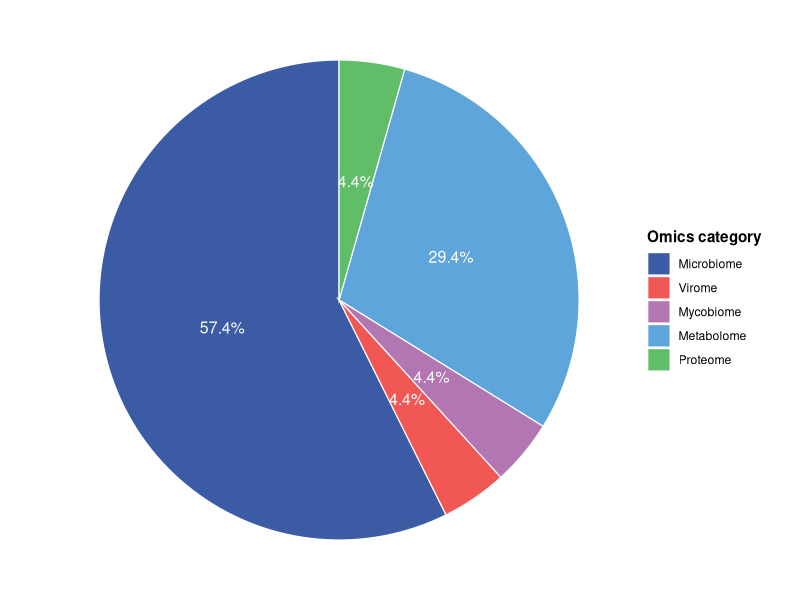
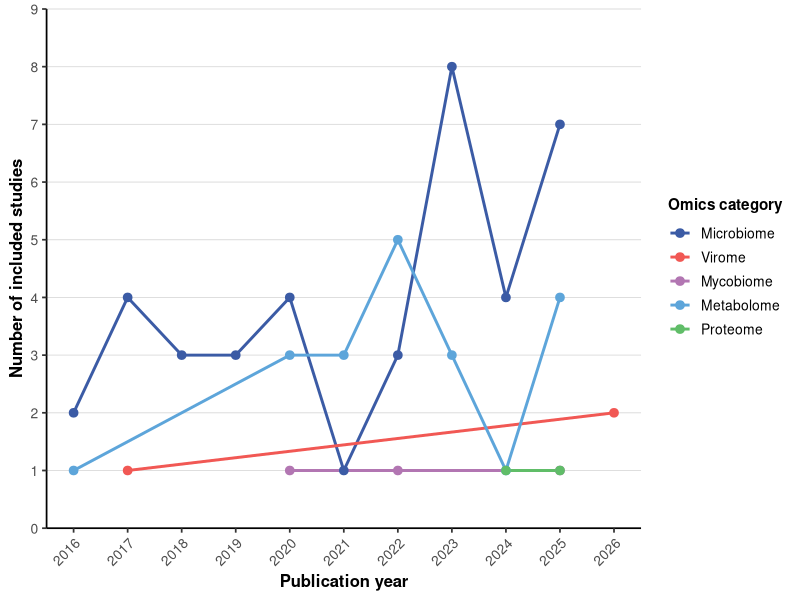
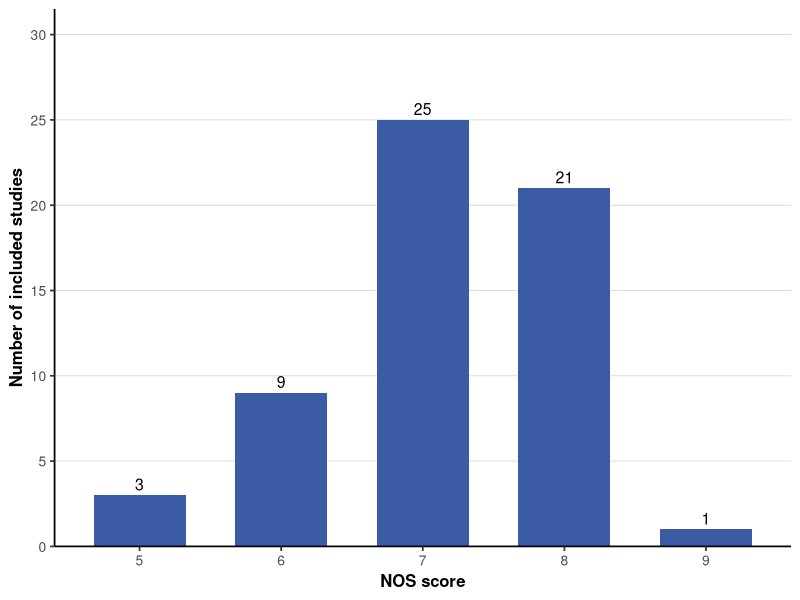
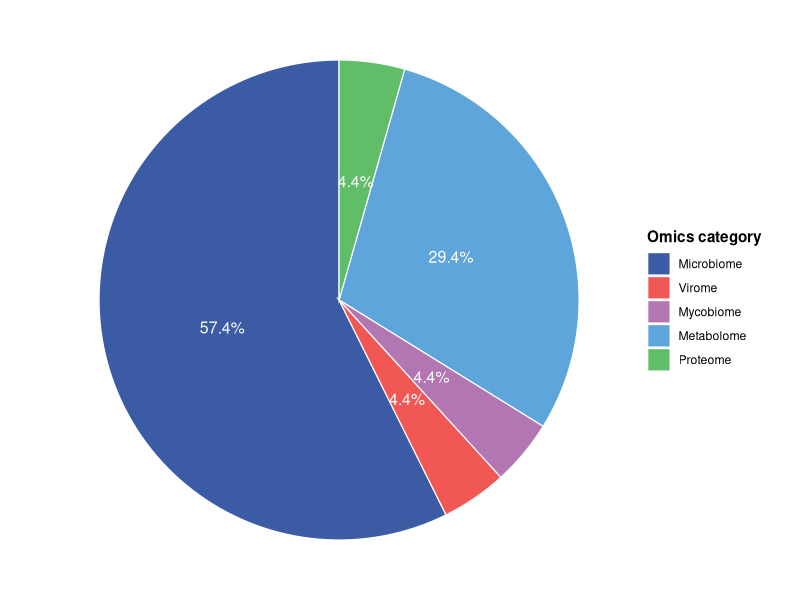
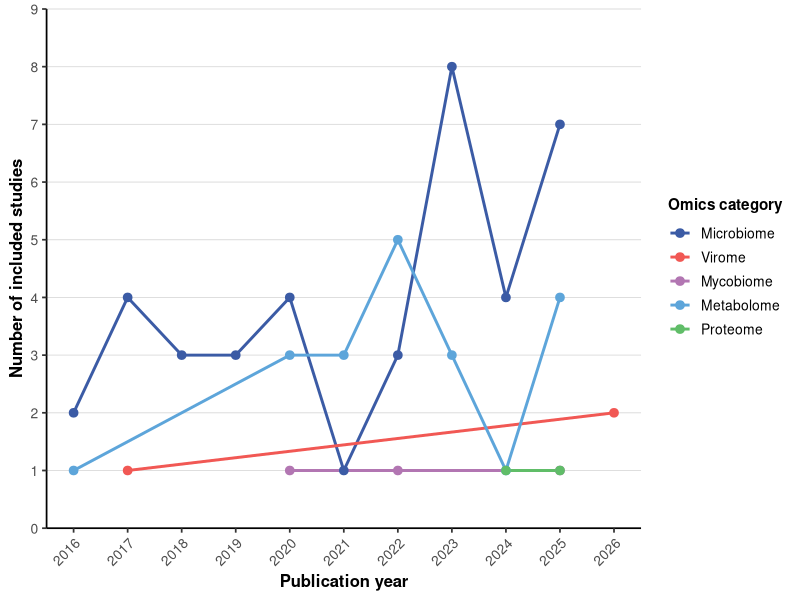
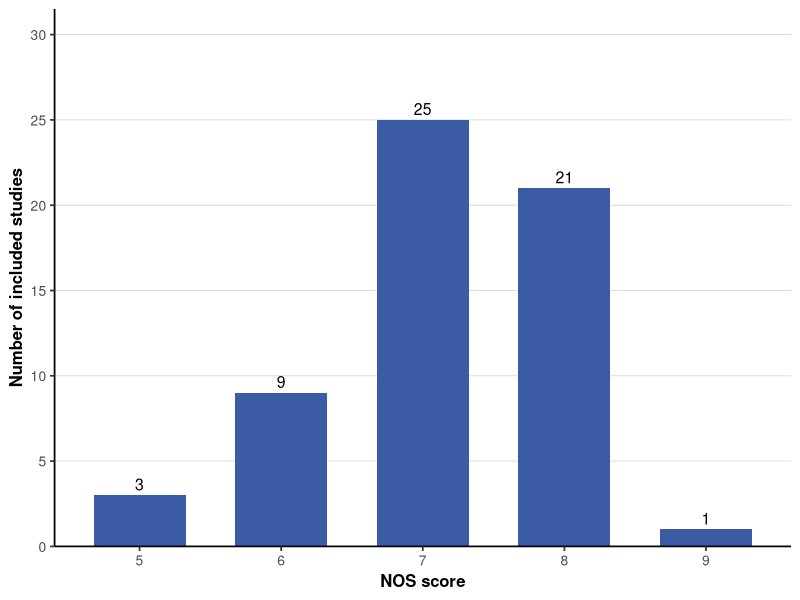

Here is the R script that generated these plots, in order:
## ---- chunk 1
library(tidyverse)
library(ggplot2)
## ---- chunk 2
# Data mirrors Supplement Table 1
# (68 entries; 7 cross-listings; 61 unique studies)
data <- tibble::tribble(
  ~Category,     ~NOS, ~Year,
  "Microbiome",  7,    2020,
  "Microbiome",  8,    2020,
  "Microbiome",  7,    2018,
  "Microbiome",  8,    2023,
  "Microbiome",  7,    2019,
  "Microbiome",  8,    2017,
  "Microbiome",  7,    2017,
  "Microbiome",  8,    2019,
  "Microbiome",  8,    2017,
  "Microbiome",  7,    2021,
  "Microbiome",  6,    2023,
  "Microbiome",  8,    2022,
  "Microbiome",  7,    2023,
  "Microbiome",  7,    2024,
  "Microbiome",  7,    2020,
  "Microbiome",  NA,   2024,
  "Microbiome",  7,    2023,
  "Microbiome",  8,    2016,
  "Microbiome",  NA,   2020,
  "Microbiome",  8,    2018,
  "Microbiome",  NA,   2025,
  "Microbiome",  7,    2024,
  "Microbiome",  7,    2016,
  "Microbiome",  7,    2019,
  "Microbiome",  8,    2018,
  "Microbiome",  8,    2023,
  "Microbiome",  8,    2024,
  "Microbiome",  8,    2022,
  "Microbiome",  7,    2025,
  "Microbiome",  8,    2023,
  "Microbiome",  6,    2025,
  "Microbiome",  7,    2022,
  "Microbiome",  8,    2025,
  "Microbiome",  8,    2025,
  "Microbiome",  8,    2025,
  "Microbiome",  7,    2025,
  "Microbiome",  7,    2023,
  "Microbiome",  8,    2017,
  "Microbiome",  8,    2023,
  "Virome",      5,    2017,
  "Virome",      5,    2026,
  "Virome",      5,    2026,
  "Mycobiome",   7,    2020,
  "Mycobiome",   8,    2022,
  "Mycobiome",   9,    2025,
  "Metabolome",  7,    2022,
  "Metabolome",  6,    2020,
  "Metabolome",  6,    2021,
  "Metabolome",  7,    2022,
  "Metabolome",  6,    2022,
  "Metabolome",  6,    2016,
  "Metabolome",  7,    2024,
  "Metabolome",  6,    2023,
  "Metabolome",  8,    2021,
  "Metabolome",  7,    2020,
  "Metabolome",  7,    2022,
  "Metabolome",  7,    2022,
  "Metabolome",  8,    2023,
  "Metabolome",  6,    2020,
  "Metabolome",  7,    2025,
  "Metabolome",  NA,   2025,
  "Metabolome",  NA,   2025,
  "Metabolome",  NA,   2025,
  "Metabolome",  NA,   2023,
  "Metabolome",  NA,   2021,
  "Proteome",    7,    2024,
  "Proteome",    6,    2025,
  "Proteome",    NA,   NA       # entry #68 is a pre-print, year not encoded
)

cat_levels <- c("Microbiome", "Virome", "Mycobiome", "Metabolome", "Proteome")
cat_colors <- c(
  "Microbiome" = "#3B5BA5",
  "Virome"     = "#F15854",
  "Mycobiome"  = "#B276B2",
  "Metabolome" = "#5DA5DA",
  "Proteome"   = "#60BD68"
)

out_dir <- "figures"
if (!dir.exists(out_dir)) dir.create(out_dir, recursive = TRUE)
## ---- chunk 3
# Pie chart: proportion of papers across sections 3.2-3.6
pie_plot <- data %>%
  filter(!is.na(Category)) %>%
  dplyr::count(Category) %>%
  mutate(
    pct   = round(n / sum(n) * 100, 1),
    label = paste0(pct, "%"),
    Category = factor(Category, levels = cat_levels)
  ) %>%
  ggplot(aes(x = "", y = n, fill = Category)) +
  geom_bar(stat = "identity", width = 1, color = "white", linewidth = 0.4) +
  coord_polar(theta = "y") +
  geom_text(
    aes(label = label),
    position = position_stack(vjust = 0.5),
    size = 4,
    color = "white"
  ) +
  scale_fill_manual(values = cat_colors) +
  labs(
    title = NULL,
    fill = "Omics category"
  ) +
  theme_void() +
  theme(
    plot.title   = element_text(hjust = 0.5, face = "bold"),
    legend.position = "right",
    legend.title = element_text(face = "bold")
  )

pie_plot
ggsave(file.path(out_dir, "pie.pdf"), pie_plot, width = 8, height = 6)
## ---- chunk 4
# Yearly publication trends by section
plot_data <- data %>%
  filter(!is.na(Category), !is.na(Year)) %>%
  mutate(Omics = factor(Category, levels = cat_levels)) %>%
  dplyr::count(Omics, Year)

trend_plot <- ggplot(plot_data, aes(x = Year, y = n, color = Omics, group = Omics)) +
  geom_line(linewidth = 1.0) +
  geom_point(size = 2.6) +
  scale_color_manual(values = cat_colors) +
  scale_x_continuous(
    breaks = seq(min(plot_data$Year), max(plot_data$Year), by = 1)
  ) +
  scale_y_continuous(
    limits = c(0, max(plot_data$n) + 1),
    breaks = seq(0, max(plot_data$n) + 1, by = 1),
    expand = expansion(mult = c(0, 0))
  ) +
  labs(
    title = NULL,
    x = "Publication year",
    y = "Number of included studies",
    color = "Omics category"
  ) +
  theme_classic(base_size = 13) +
  theme(
    plot.title  = element_text(face = "bold", hjust = 0.5, size = 13),
    axis.title  = element_text(face = "bold", size = 12),
    axis.text.x = element_text(angle = 45, hjust = 1, size = 10),
    axis.text.y = element_text(size = 10),
    legend.title = element_text(face = "bold", size = 11),
    legend.text  = element_text(size = 10),
    legend.position = "right",
    panel.grid.major.y = element_line(color = "grey85", linewidth = 0.3),
    panel.grid.major.x = element_blank()
  )

trend_plot
ggsave(file.path(out_dir, "trend.pdf"), trend_plot, width = 9, height = 6)
## ---- chunk 5
# NOS bar graph: quality assessment of included observational studies
nos_data <- data %>%
  filter(!is.na(NOS)) %>%
  dplyr::count(NOS)

nos_plot <- ggplot(nos_data, aes(x = factor(NOS), y = n)) +
  geom_col(fill = "#3B5BA5", width = 0.65) +
  geom_text(aes(label = n), vjust = -0.4, size = 4) +
  scale_y_continuous(
    limits = c(0, max(nos_data$n) + 5),
    breaks = seq(0, max(nos_data$n) + 5, by = 5),
    expand = expansion(mult = c(0, 0.05))
  ) +
  labs(
    title = NULL,
    x = "NOS score",
    y = "Number of included studies"
  ) +
  theme_classic(base_size = 13) +
  theme(
    plot.title  = element_text(face = "bold", hjust = 0.5, size = 13),
    axis.title  = element_text(face = "bold", size = 12),
    axis.text   = element_text(size = 10),
    panel.grid.major.y = element_line(color = "grey85", linewidth = 0.3),
    panel.grid.major.x = element_blank(),
    panel.grid.minor   = element_blank()
  )

nos_plot
ggsave(file.path(out_dir, "NOS.pdf"), nos_plot, width = 8, height = 6)
